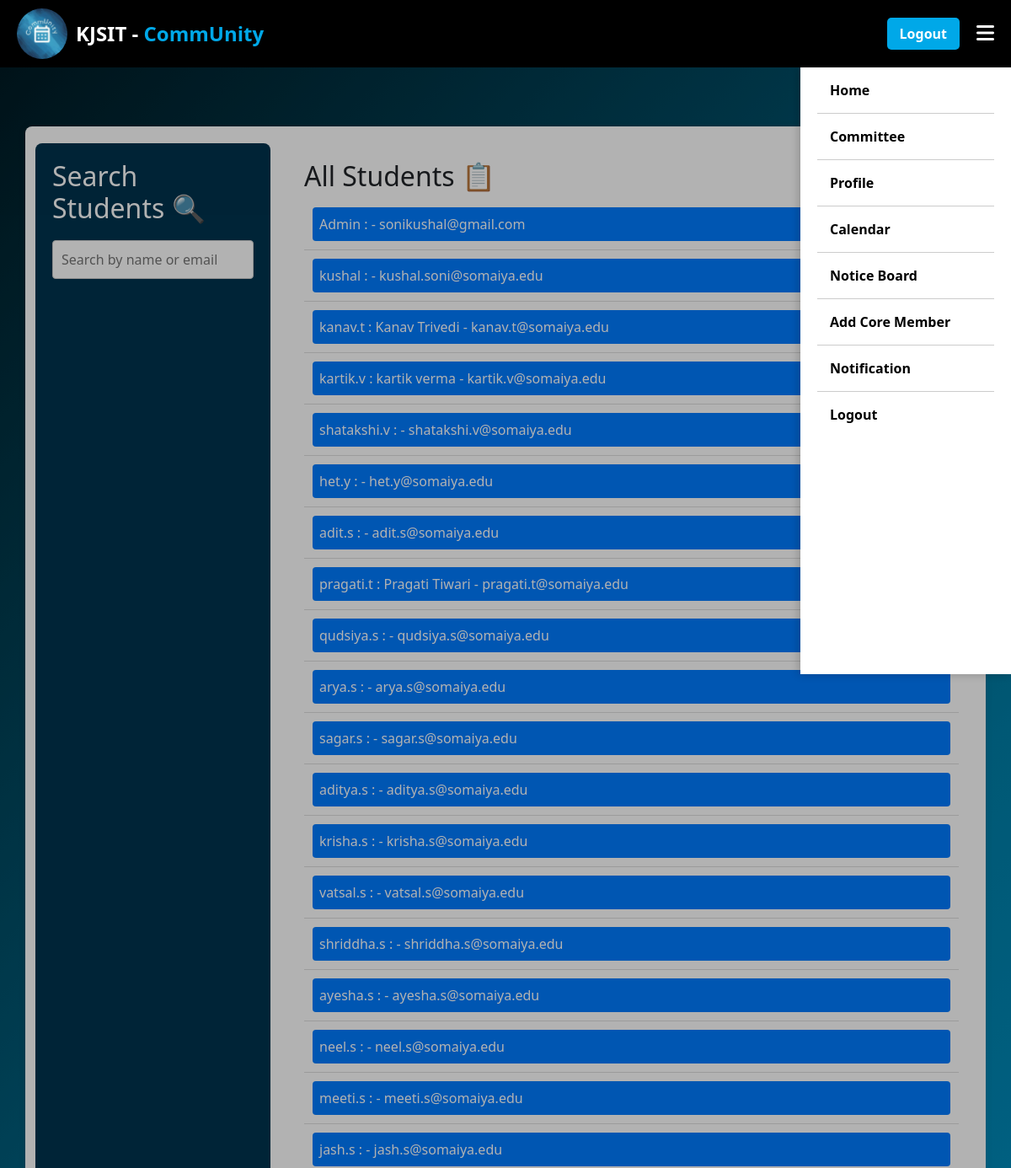
The page /faculty/add_core_member (upper part) on the database as committed earlier.
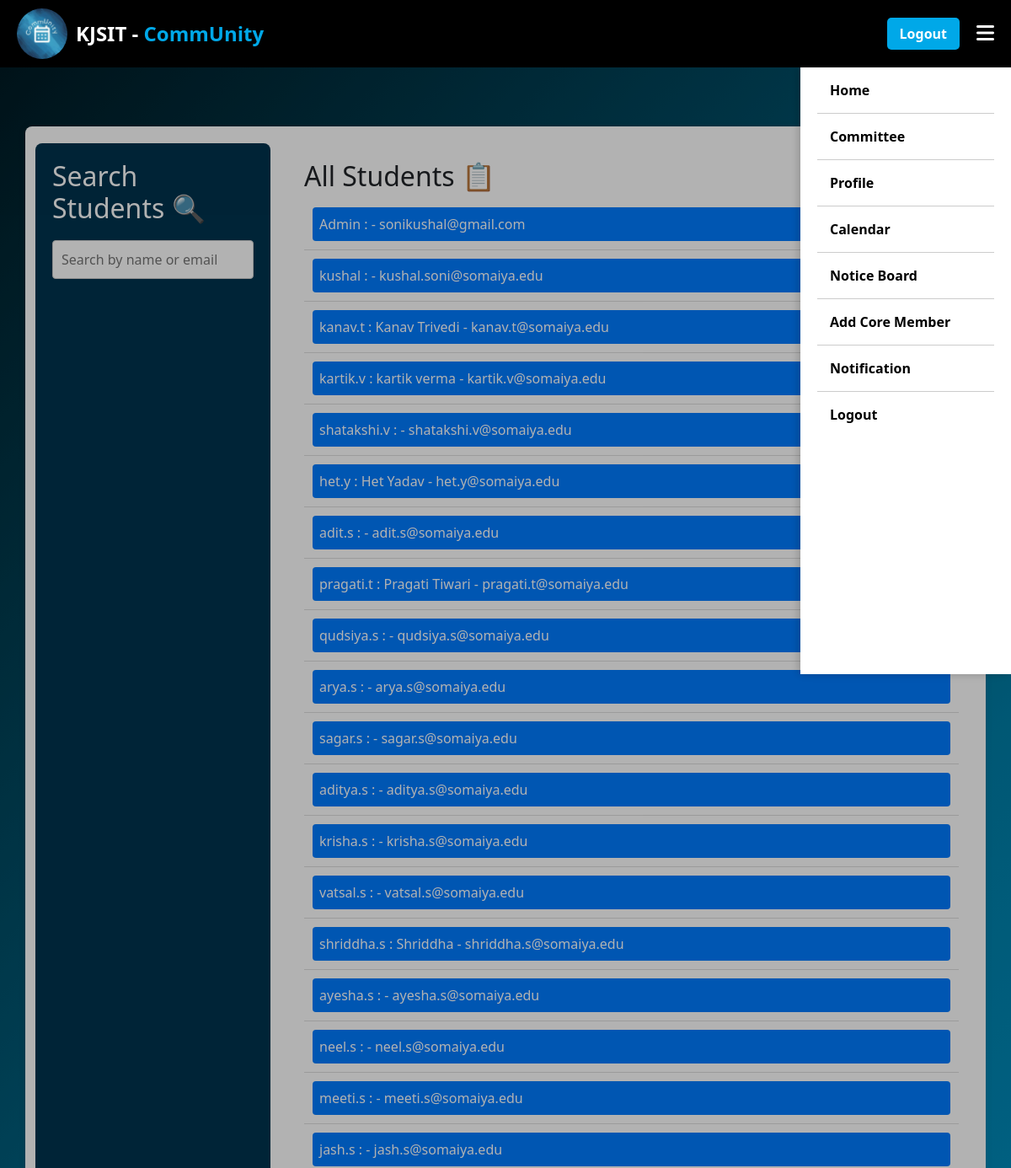
The same page on the database as committed later.
### Login/models.py (models this page shows, shortened)
class UserProfile(models.Model):
    ROLE_CHOICES = (
        ('faculty', 'Faculty'),
        ('core_member', 'Core Member'),
        ('member', 'Member'),
        ('non_participating', 'Non Participating')
    )
    id = models.OneToOneField(settings.AUTH_USER_MODEL, on_delete=models.CASCADE, primary_key=True)
    ssv_id = models.IntegerField(null=True, blank=True, unique=True)  # New field
    full_name = models.CharField(max_length=255)
    role = models.CharField(max_length=20, choices=ROLE_CHOICES,default='non_participating')
    profile_picture = models.ImageField(upload_to='profile_pics/', default='profile_pics/default.jpg',null=True, blank=True)
    created_at = models.DateTimeField(auto_now_add=True)
    updated_at = models.DateTimeField(auto_now=True)
    preferences = models.JSONField(default=list,null=True,blank=True) # New field for preferences

class CustomUser(AbstractUser):
    email = models.EmailField(unique=True)

### faculty/views.py (the view, shortened to what this page needs)
# urls.py: path('add_core_member', views.add_core_member_view, name='add_core_member'),
def add_core_member_view(request):
    all_students = UserProfile.objects.all()
    return render(request, 'add_core_member.html', {'all_students': all_students})

### faculty/templates/add_core_member.html (shortened to what this page needs)
{% extends "base.html" %}
{% load static %}
{% block content %}
    <div class="container">
        <div class="search-panel">
            <h2>Search Students 🔍</h2>
            <input type="text" id="search" placeholder="Search by name or email" onkeyup="filterStudents()">
        </div>
        <div class="student-section">
            <h2>All Students 📋</h2>
            <ul class="student-list">
                {% for student in all_students %}
                    <li>
                        <button class="student-btn" onclick="sendStudentIdToBackend('{{ student.id }}')">
                            {{ student.id.username }} : {{ student.full_name }} - {{ student.id.email }}
                        </button>
                    </li>
                {% empty %}
                    <li>No students found.</li>
                {% endfor %}
            </ul>
        </div>
    </div>
{% endblock content %}

Rows that differ between the two databases and show on the page:
changed UserProfile "het.y": full_name (not shown) → "Het Yadav"
changed UserProfile "shriddha.s": full_name (not shown) → "Shriddha"
